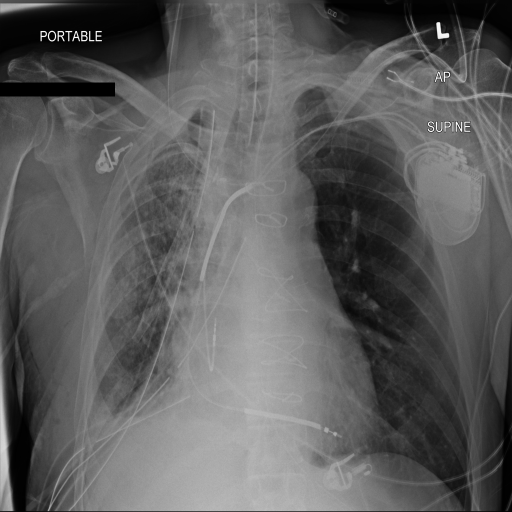
#> input picture Karen/00000013_005.png, 1024 x 1024 px (shown at 1/2 size)
$ jupyter execute --allow-errors 'Working With PNG.ipynb'   (older library calls are emulated)
#> lines starting #> are read from the running program, lines starting #| are printed output that depends on the picture
[cell 1]
import pandas as pd
import PIL
import glob
from PIL import Image
from imageio import imread
import matplotlib.pyplot as plt

[cell 2]
# read in the image from local folder
pngImage = imread("00000013_005.png")
#> pngImage is the input picture: shape (1024, 1024); min 0, max 255, mean 93.6
print(pngImage)
#> (printed output is left out)

[cell 3]
# flatten image
flatPNG = pngImage.flatten()

[cell 4]
# resize image
length = len(flatPNG)
#> length = 1048576
basewidth = 300
img = Image.open("00000013_005.png")
wpercent = (basewidth/float(img.size[0]))
#> wpercent = 0.293
hsize = int((float(img.size[1])*float(wpercent)))
#> hsize = 300
img = img.resize((basewidth, hsize), PIL.Image.ANTIALIAS)
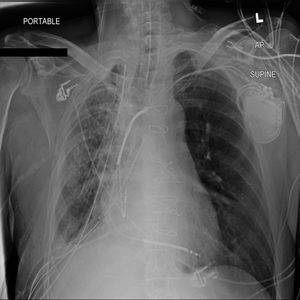
#> img: PIL image 300x300 L; min 0, max 255, mean 93.7
#img.save("new.png")
#image = imread("new.png")
